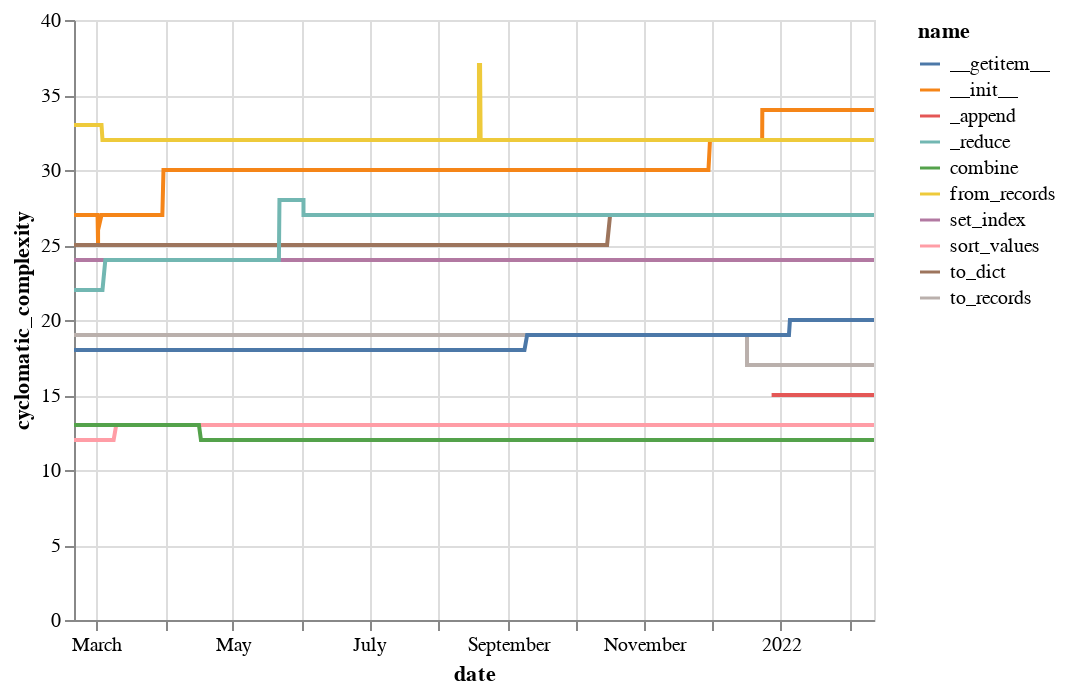

Notebook code for this chart:
### Code cell
alt.Chart(filt_func_cpx_df).mark_line().encode(
    x="date:T",
    y="cyclomatic_complexity:Q",
    color="name:N",
    tooltip=["name", "revision"],
)

### Figure 1 — Vega-Lite specification as saved in the notebook (floating-point values rounded to 4 significant figures; data arrays with more than 128 entries replaced by an {"elided": "..."} marker saying what was removed)
{"config": {"view": {"continuousWidth": 400, "continuousHeight": 300}}, "data": {"name": "data-e5f9a2cad7fda0ae402f61e2bdae34a2"}, "mark": "line", "encoding": {"color": {"field": "name", "type": "nominal"}, "tooltip": [{"field": "name", "type": "nominal"}, {"field": "revision", "type": "nominal"}], "x": {"field": "date", "type": "temporal"}, "y": {"field": "cyclomatic_complexity", "type": "quantitative"}}, "$schema": "https://vega.github.io/schema/vega-lite/v4.17.0.json", "datasets": {"data-e5f9a2cad7fda0ae402f61e2bdae34a2": {"elided": "2082 records"}}}
